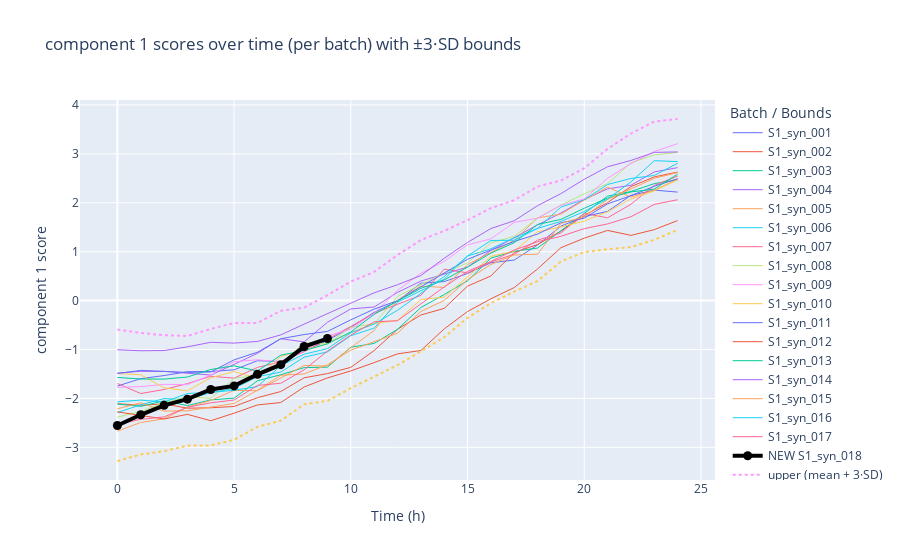
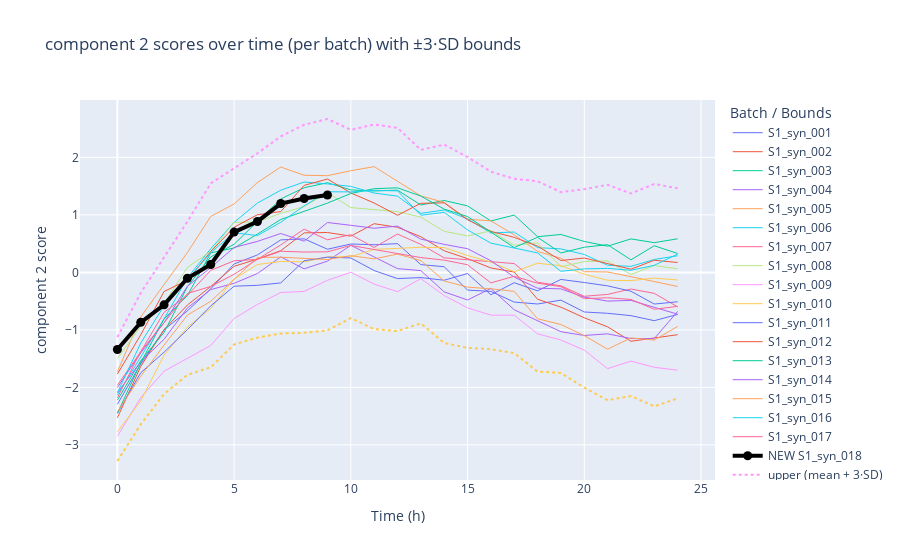

Source (notebook cell) for these figures, in order:
### Code cell
#df_new = pd.read_excel("new_batch_incomplete_deviation.xlsx")  # whatever new source
df_new = pd.read_excel("new_batch_incomplete.xlsx")  # whatever new source

pls_scores_df_new, X_T_new = transform_new_batches_to_scores(df_new, bem_model)

# Training + new batches
plot_component_with_bounds(
    bem_model["X_T_train"],
    bem_model["summary_df"],
    components=2,
    X_T_new=X_T_new
)

### Figure 1 — Plotly figure (JSON) as saved in the notebook; plotly's stock layout.template omitted (floating-point values rounded to 4 significant figures)
{"data": [{"hovertemplate": "time: %{x}<br>score: %{y}<extra>S1_syn_001</extra>", "line": {"width": 1}, "mode": "lines", "name": "S1_syn_001", "type": "scatter", "x": [0, 1, 2, 3, 4, 5, 6, 7, 8, 9, 10, 11, 12, 13, 14, 15, 16, 17, 18, 19, 20, 21, 22, 23, 24], "y": [-1.748, -1.596, -1.533, -1.454, -1.45, -1.415, -1.229, -1.245, -1.036, -0.8165, -0.5453, -0.2404, -0.009423, 0.3554, 0.3884, 0.5533, 0.7737, 0.8292, 1.137, 1.523, 1.716, 1.825, 2.151, 2.259, 2.218]}, {"hovertemplate": "time: %{x}<br>score: %{y}<extra>S1_syn_002</extra>", "line": {"width": 1}, "mode": "lines", "name": "S1_syn_002", "type": "scatter", "x": [0, 1, 2, 3, 4, 5, 6, 7, 8, 9, 10, 11, 12, 13, 14, 15, 16, 17, 18, 19, 20, 21, 22, 23, 24], "y": [-2.109, -2.139, -2.112, -2.2, -2.192, -2.165, -1.986, -1.859, -1.578, -1.492, -1.365, -1.021, -0.5872, -0.295, -0.1591, 0.2953, 0.504, 0.9846, 1.147, 1.42, 1.74, 2.003, 2.331, 2.529, 2.628]}, {"hovertemplate": "time: %{x}<br>score: %{y}<extra>S1_syn_003</extra>", "line": {"width": 1}, "mode": "lines", "name": "S1_syn_003", "type": "scatter", "x": [0, 1, 2, 3, 4, 5, 6, 7, 8, 9, 10, 11, 12, 13, 14, 15, 16, 17, 18, 19, 20, 21, 22, 23, 24], "y": [-2.116, -2.163, -2.049, -2.147, -2.031, -1.994, -1.639, -1.516, -1.371, -1.36, -0.9535, -0.8753, -0.5875, -0.1419, 0.1233, 0.4038, 0.868, 1.008, 1.074, 1.424, 1.781, 2.136, 2.231, 2.392, 2.47]}, {"hovertemplate": "time: %{x}<br>score: %{y}<extra>S1_syn_004</extra>", "line": {"width": 1}, "mode": "lines", "name": "S1_syn_004", "type": "scatter", "x": [0, 1, 2, 3, 4, 5, 6, 7, 8, 9, 10, 11, 12, 13, 14, 15, 16, 17, 18, 19, 20, 21, 22, 23, 24], "y": [-1.483, -1.447, -1.447, -1.491, -1.523, -1.304, -1.078, -0.7788, -0.8447, -0.4425, -0.1702, -0.1306, 0.1673, 0.3983, 0.5434, 0.6861, 1.025, 1.295, 1.548, 1.791, 2.067, 2.285, 2.359, 2.631, 2.719]}, {"hovertemplate": "time: %{x}<br>score: %{y}<extra>S1_syn_005</extra>", "line": {"width": 1}, "mode": "lines", "name": "S1_syn_005", "type": "scatter", "x": [0, 1, 2, 3, 4, 5, 6, 7, 8, 9, 10, 11, 12, 13, 14, 15, 16, 17, 18, 19, 20, 21, 22, 23, 24], "y": [-2.67, -2.492, -2.419, -2.177, -2.041, -1.836, -1.841, -1.589, -1.327, -1.338, -0.9618, -0.6116, 0.009704, 0.2972, 0.2686, 0.7353, 0.9838, 1.232, 1.691, 1.767, 2.055, 2.319, 2.117, 2.258, 2.483]}, {"hovertemplate": "time: %{x}<br>score: %{y}<extra>S1_syn_006</extra>", "line": {"width": 1}, "mode": "lines", "name": "S1_syn_006", "type": "scatter", "x": [0, 1, 2, 3, 4, 5, 6, 7, 8, 9, 10, 11, 12, 13, 14, 15, 16, 17, 18, 19, 20, 21, 22, 23, 24], "y": [-2.289, -2.131, -2.003, -2.025, -1.881, -1.796, -1.556, -1.462, -1.157, -1.048, -0.7175, -0.562, -0.03381, 0.2072, 0.4371, 0.9109, 1.059, 1.284, 1.475, 1.913, 2.063, 2.374, 2.497, 2.559, 2.808]}, {"hovertemplate": "time: %{x}<br>score: %{y}<extra>S1_syn_007</extra>", "line": {"width": 1}, "mode": "lines", "name": "S1_syn_007", "type": "scatter", "x": [0, 1, 2, 3, 4, 5, 6, 7, 8, 9, 10, 11, 12, 13, 14, 15, 16, 17, 18, 19, 20, 21, 22, 23, 24], "y": [-1.695, -1.9, -1.818, -1.697, -1.547, -1.586, -1.367, -1.25, -1.046, -0.7939, -0.5287, -0.2587, -0.07951, 0.1078, 0.642, 0.567, 0.7897, 0.9497, 1.235, 1.383, 1.782, 1.693, 1.97, 2.354, 2.547]}, {"hovertemplate": "time: %{x}<br>score: %{y}<extra>S1_syn_008</extra>", "line": {"width": 1}, "mode": "lines", "name": "S1_syn_008", "type": "scatter", "x": [0, 1, 2, 3, 4, 5, 6, 7, 8, 9, 10, 11, 12, 13, 14, 15, 16, 17, 18, 19, 20, 21, 22, 23, 24], "y": [-2.383, -2.268, -2.091, -1.963, -2.001, -1.59, -1.528, -1.311, -0.8608, -0.8861, -0.5464, -0.476, 0.08459, 0.3336, 0.5675, 0.7711, 1.179, 1.314, 1.687, 1.954, 2.182, 2.393, 2.818, 2.98, 3.028]}, {"hovertemplate": "time: %{x}<br>score: %{y}<extra>S1_syn_009</extra>", "line": {"width": 1}, "mode": "lines", "name": "S1_syn_009", "type": "scatter", "x": [0, 1, 2, 3, 4, 5, 6, 7, 8, 9, 10, 11, 12, 13, 14, 15, 16, 17, 18, 19, 20, 21, 22, 23, 24], "y": [-1.774, -1.759, -1.713, -1.718, -1.52, -1.249, -1.21, -1.248, -1.032, -0.721, -0.5845, -0.2592, 0.2081, 0.5589, 0.8034, 1.139, 1.263, 1.599, 1.685, 1.946, 2.081, 2.501, 2.803, 3.046, 3.209]}, {"hovertemplate": "time: %{x}<br>score: %{y}<extra>S1_syn_010</extra>", "line": {"width": 1}, "mode": "lines", "name": "S1_syn_010", "type": "scatter", "x": [0, 1, 2, 3, 4, 5, 6, 7, 8, 9, 10, 11, 12, 13, 14, 15, 16, 17, 18, 19, 20, 21, 22, 23, 24], "y": [-1.491, -1.515, -1.785, -1.844, -1.578, -1.45, -1.589, -1.14, -1.014, -0.8783, -0.6505, -0.4692, -0.4059, 0.0208, 0.07116, 0.4948, 0.9034, 1.014, 1.406, 1.507, 1.626, 1.817, 2.078, 2.243, 2.468]}, {"hovertemplate": "time: %{x}<br>score: %{y}<extra>S1_syn_011</extra>", "line": {"width": 1}, "mode": "lines", "name": "S1_syn_011", "type": "scatter", "x": [0, 1, 2, 3, 4, 5, 6, 7, 8, 9, 10, 11, 12, 13, 14, 15, 16, 17, 18, 19, 20, 21, 22, 23, 24], "y": [-1.491, -1.427, -1.448, -1.468, -1.459, -1.212, -1.056, -0.7801, -0.6941, -0.63, -0.3933, -0.1737, -0.001735, 0.2758, 0.5641, 0.845, 1.033, 1.209, 1.36, 1.592, 1.684, 1.977, 2.145, 2.338, 2.493]}, {"hovertemplate": "time: %{x}<br>score: %{y}<extra>S1_syn_012</extra>", "line": {"width": 1}, "mode": "lines", "name": "S1_syn_012", "type": "scatter", "x": [0, 1, 2, 3, 4, 5, 6, 7, 8, 9, 10, 11, 12, 13, 14, 15, 16, 17, 18, 19, 20, 21, 22, 23, 24], "y": [-2.275, -2.352, -2.421, -2.326, -2.456, -2.302, -2.133, -2.084, -1.767, -1.581, -1.437, -1.268, -1.089, -1.021, -0.5793, -0.2236, 0.03653, 0.2667, 0.6474, 1.081, 1.277, 1.435, 1.333, 1.451, 1.636]}, {"hovertemplate": "time: %{x}<br>score: %{y}<extra>S1_syn_013</extra>", "line": {"width": 1}, "mode": "lines", "name": "S1_syn_013", "type": "scatter", "x": [0, 1, 2, 3, 4, 5, 6, 7, 8, 9, 10, 11, 12, 13, 14, 15, 16, 17, 18, 19, 20, 21, 22, 23, 24], "y": [-1.571, -1.603, -1.606, -1.562, -1.408, -1.333, -1.441, -1.116, -1.024, -0.8837, -0.6417, -0.282, -0.009173, 0.2498, 0.4215, 0.6845, 0.9701, 1.184, 1.557, 1.66, 1.888, 2.096, 2.222, 2.28, 2.586]}, {"hovertemplate": "time: %{x}<br>score: %{y}<extra>S1_syn_014</extra>", "line": {"width": 1}, "mode": "lines", "name": "S1_syn_014", "type": "scatter", "x": [0, 1, 2, 3, 4, 5, 6, 7, 8, 9, 10, 11, 12, 13, 14, 15, 16, 17, 18, 19, 20, 21, 22, 23, 24], "y": [-1.004, -1.025, -1.022, -0.9456, -0.853, -0.8693, -0.8352, -0.7018, -0.4814, -0.2746, -0.05324, 0.1585, 0.3251, 0.5111, 0.8654, 1.189, 1.473, 1.633, 1.941, 2.187, 2.481, 2.736, 2.866, 3.03, 3.039]}, {"hovertemplate": "time: %{x}<br>score: %{y}<extra>S1_syn_015</extra>", "line": {"width": 1}, "mode": "lines", "name": "S1_syn_015", "type": "scatter", "x": [0, 1, 2, 3, 4, 5, 6, 7, 8, 9, 10, 11, 12, 13, 14, 15, 16, 17, 18, 19, 20, 21, 22, 23, 24], "y": [-2.212, -2.09, -2.259, -2.255, -2.178, -2.104, -1.832, -1.529, -1.499, -1.313, -1.012, -0.8366, -0.6671, -0.2218, 0.002671, 0.4278, 0.7397, 0.934, 0.9486, 1.578, 1.715, 2.068, 2.28, 2.5, 2.619]}, {"hovertemplate": "time: %{x}<br>score: %{y}<extra>S1_syn_016</extra>", "line": {"width": 1}, "mode": "lines", "name": "S1_syn_016", "type": "scatter", "x": [0, 1, 2, 3, 4, 5, 6, 7, 8, 9, 10, 11, 12, 13, 14, 15, 16, 17, 18, 19, 20, 21, 22, 23, 24], "y": [-2.07, -2.034, -2.073, -1.9, -1.877, -1.834, -1.758, -1.33, -1.096, -0.9812, -0.6586, -0.4788, -0.1977, 0.1434, 0.4931, 0.9125, 1.229, 1.234, 1.478, 1.618, 1.822, 2.08, 2.426, 2.861, 2.842]}, {"hovertemplate": "time: %{x}<br>score: %{y}<extra>S1_syn_017</extra>", "line": {"width": 1}, "mode": "lines", "name": "S1_syn_017", "type": "scatter", "x": [0, 1, 2, 3, 4, 5, 6, 7, 8, 9, 10, 11, 12, 13, 14, 15, 16, 17, 18, 19, 20, 21, 22, 23, 24], "y": [-2.531, -2.427, -2.378, -2.181, -2.091, -2.033, -1.735, -1.69, -1.416, -1.03, -0.7051, -0.4342, -0.412, -0.06908, 0.2784, 0.5982, 0.7977, 1.035, 1.203, 1.315, 1.471, 1.568, 1.714, 1.966, 2.062]}, {"hovertemplate": "time: %{x}<br>score: %{y}<extra>NEW S1_syn_018</extra>", "line": {"color": "black", "width": 4}, "marker": {"size": 9, "symbol": "circle"}, "mode": "lines+markers", "name": "NEW S1_syn_018", "type": "scatter", "x": [0, 1, 2, 3, 4, 5, 6, 7, 8, 9, 10, 11, 12, 13, 14, 15, 16, 17, 18, 19, 20, 21, 22, 23, 24], "y": [-2.555, -2.335, -2.142, -2.015, -1.817, -1.744, -1.508, -1.31, -0.9397, -0.7755, NaN, NaN, NaN, NaN, NaN, NaN, NaN, NaN, NaN, NaN, NaN, NaN, NaN, NaN, NaN]}, {"hovertemplate": "time: %{x}<br>upper: %{y}<extra></extra>", "line": {"dash": "dot"}, "mode": "lines", "name": "upper (mean + 3·SD)", "type": "scatter", "x": [0, 1, 2, 3, 4, 5, 6, 7, 8, 9, 10, 11, 12, 13, 14, 15, 16, 17, 18, 19, 20, 21, 22, 23, 24], "y": [-0.5922, -0.6614, -0.7071, -0.7227, -0.5797, -0.4571, -0.4558, -0.2084, -0.1434, 0.1122, 0.3873, 0.5879, 0.9322, 1.239, 1.425, 1.644, 1.891, 2.052, 2.331, 2.455, 2.706, 3.103, 3.415, 3.661, 3.713]}, {"hovertemplate": "time: %{x}<br>lower: %{y}<extra></extra>", "line": {"dash": "dot"}, "mode": "lines", "name": "lower (mean - 3·SD)", "type": "scatter", "x": [0, 1, 2, 3, 4, 5, 6, 7, 8, 9, 10, 11, 12, 13, 14, 15, 16, 17, 18, 19, 20, 21, 22, 23, 24], "y": [-3.28, -3.147, -3.078, -2.966, -2.96, -2.845, -2.581, -2.454, -2.121, -2.05, -1.79, -1.555, -1.319, -1.038, -0.7505, -0.3516, -0.05236, 0.1839, 0.4007, 0.7989, 0.992, 1.05, 1.095, 1.242, 1.446]}], "layout": {"legend": {"title": {"text": "Batch / Bounds"}}, "title": {"text": "component 1 scores over time (per batch) with ±3·SD bounds"}, "xaxis": {"title": {"text": "Time (h)"}}, "yaxis": {"title": {"text": "component 1 score"}}}}

### Figure 2 — Plotly figure (JSON) as saved in the notebook; plotly's stock layout.template omitted (floating-point values rounded to 4 significant figures)
{"data": [{"hovertemplate": "time: %{x}<br>score: %{y}<extra>S1_syn_001</extra>", "line": {"width": 1}, "mode": "lines", "name": "S1_syn_001", "type": "scatter", "x": [0, 1, 2, 3, 4, 5, 6, 7, 8, 9, 10, 11, 12, 13, 14, 15, 16, 17, 18, 19, 20, 21, 22, 23, 24], "y": [-2.294, -1.593, -0.999, -0.6697, -0.2852, 0.1463, 0.3038, 0.5654, 0.584, 0.4026, 0.494, 0.4805, 0.4999, 0.1351, 0.09878, -0.3083, -0.3305, -0.5167, -0.5496, -0.4827, -0.6884, -0.7118, -0.7522, -0.8399, -0.7315]}, {"hovertemplate": "time: %{x}<br>score: %{y}<extra>S1_syn_002</extra>", "line": {"width": 1}, "mode": "lines", "name": "S1_syn_002", "type": "scatter", "x": [0, 1, 2, 3, 4, 5, 6, 7, 8, 9, 10, 11, 12, 13, 14, 15, 16, 17, 18, 19, 20, 21, 22, 23, 24], "y": [-2.53, -1.636, -0.9934, -0.5673, -0.2453, 0.1053, 0.2318, 0.3778, 0.6874, 0.6936, 0.6305, 0.847, 0.784, 0.621, 0.3753, 0.2393, 0.07675, 0.006529, -0.4668, -0.6049, -0.7895, -0.9471, -1.198, -1.147, -1.084]}, {"hovertemplate": "time: %{x}<br>score: %{y}<extra>S1_syn_003</extra>", "line": {"width": 1}, "mode": "lines", "name": "S1_syn_003", "type": "scatter", "x": [0, 1, 2, 3, 4, 5, 6, 7, 8, 9, 10, 11, 12, 13, 14, 15, 16, 17, 18, 19, 20, 21, 22, 23, 24], "y": [-2.223, -1.538, -1.046, -0.2483, 0.2698, 0.4892, 0.885, 1.278, 1.473, 1.56, 1.435, 1.416, 1.431, 1.173, 1.25, 1.157, 0.8943, 0.9974, 0.621, 0.6594, 0.538, 0.456, 0.5824, 0.5172, 0.5842]}, {"hovertemplate": "time: %{x}<br>score: %{y}<extra>S1_syn_004</extra>", "line": {"width": 1}, "mode": "lines", "name": "S1_syn_004", "type": "scatter", "x": [0, 1, 2, 3, 4, 5, 6, 7, 8, 9, 10, 11, 12, 13, 14, 15, 16, 17, 18, 19, 20, 21, 22, 23, 24], "y": [-2.093, -1.555, -1.163, -0.6189, -0.2991, -0.1902, -0.01926, 0.2699, 0.06229, 0.1963, 0.4713, 0.2657, 0.06524, 0.03082, -0.3392, -0.4804, -0.2792, -0.6501, -0.8418, -1.032, -1.097, -1.069, -1.151, -1.152, -0.6789]}, {"hovertemplate": "time: %{x}<br>score: %{y}<extra>S1_syn_005</extra>", "line": {"width": 1}, "mode": "lines", "name": "S1_syn_005", "type": "scatter", "x": [0, 1, 2, 3, 4, 5, 6, 7, 8, 9, 10, 11, 12, 13, 14, 15, 16, 17, 18, 19, 20, 21, 22, 23, 24], "y": [-1.734, -0.7743, -0.2121, 0.3456, 0.9736, 1.189, 1.564, 1.833, 1.689, 1.683, 1.768, 1.84, 1.585, 1.331, 1.217, 0.9254, 0.8965, 0.6534, 0.3648, 0.2453, 0.01228, 0.006833, -0.07462, -0.1663, -0.2448]}, {"hovertemplate": "time: %{x}<br>score: %{y}<extra>S1_syn_006</extra>", "line": {"width": 1}, "mode": "lines", "name": "S1_syn_006", "type": "scatter", "x": [0, 1, 2, 3, 4, 5, 6, 7, 8, 9, 10, 11, 12, 13, 14, 15, 16, 17, 18, 19, 20, 21, 22, 23, 24], "y": [-2.133, -1.471, -0.8087, -0.095, 0.4121, 0.8702, 1.206, 1.429, 1.572, 1.539, 1.496, 1.38, 1.326, 1.027, 1.086, 0.9316, 0.6858, 0.7021, 0.4309, 0.4087, 0.3121, 0.1239, 0.1048, 0.2245, 0.289]}, {"hovertemplate": "time: %{x}<br>score: %{y}<extra>S1_syn_007</extra>", "line": {"width": 1}, "mode": "lines", "name": "S1_syn_007", "type": "scatter", "x": [0, 1, 2, 3, 4, 5, 6, 7, 8, 9, 10, 11, 12, 13, 14, 15, 16, 17, 18, 19, 20, 21, 22, 23, 24], "y": [-1.963, -1.38, -0.694, -0.3995, 0.03583, 0.2012, 0.2271, 0.4779, 0.752, 0.5674, 0.655, 0.4337, 0.6673, 0.4875, 0.2533, 0.2237, 0.1857, 0.1529, -0.171, -0.2335, -0.4155, -0.3831, -0.2887, -0.3648, -0.5992]}, {"hovertemplate": "time: %{x}<br>score: %{y}<extra>S1_syn_008</extra>", "line": {"width": 1}, "mode": "lines", "name": "S1_syn_008", "type": "scatter", "x": [0, 1, 2, 3, 4, 5, 6, 7, 8, 9, 10, 11, 12, 13, 14, 15, 16, 17, 18, 19, 20, 21, 22, 23, 24], "y": [-1.497, -0.9351, -0.5415, 0.08735, 0.367, 0.8692, 0.8787, 1.026, 1.145, 1.387, 1.127, 1.09, 1.056, 0.9608, 0.7145, 0.6337, 0.7228, 0.473, 0.5152, 0.09885, 0.1877, 0.2002, -0.03666, 0.1191, 0.06138]}, {"hovertemplate": "time: %{x}<br>score: %{y}<extra>S1_syn_009</extra>", "line": {"width": 1}, "mode": "lines", "name": "S1_syn_009", "type": "scatter", "x": [0, 1, 2, 3, 4, 5, 6, 7, 8, 9, 10, 11, 12, 13, 14, 15, 16, 17, 18, 19, 20, 21, 22, 23, 24], "y": [-2.85, -2.179, -1.719, -1.494, -1.271, -0.802, -0.5568, -0.3505, -0.3308, -0.1381, 0.002088, -0.2039, -0.336, -0.1092, -0.4029, -0.6158, -0.7444, -0.7448, -1.068, -1.177, -1.352, -1.674, -1.543, -1.651, -1.701]}, {"hovertemplate": "time: %{x}<br>score: %{y}<extra>S1_syn_010</extra>", "line": {"width": 1}, "mode": "lines", "name": "S1_syn_010", "type": "scatter", "x": [0, 1, 2, 3, 4, 5, 6, 7, 8, 9, 10, 11, 12, 13, 14, 15, 16, 17, 18, 19, 20, 21, 22, 23, 24], "y": [-2.772, -2.235, -1.44, -0.9505, -0.6282, -0.115, 0.1366, 0.1907, 0.1839, 0.2691, 0.2716, 0.4005, 0.4174, 0.4367, 0.4319, 0.2943, 0.1783, 0.0119, 0.1594, 0.1171, -0.03174, -0.1378, -0.1436, -0.09922, -0.1326]}, {"hovertemplate": "time: %{x}<br>score: %{y}<extra>S1_syn_011</extra>", "line": {"width": 1}, "mode": "lines", "name": "S1_syn_011", "type": "scatter", "x": [0, 1, 2, 3, 4, 5, 6, 7, 8, 9, 10, 11, 12, 13, 14, 15, 16, 17, 18, 19, 20, 21, 22, 23, 24], "y": [-2.448, -1.745, -1.389, -0.9953, -0.582, -0.24, -0.225, -0.1826, 0.2021, 0.2645, 0.2508, 0.03173, -0.108, -0.09025, -0.1367, -0.0198, -0.3894, -0.1797, -0.3206, -0.1228, -0.176, -0.2345, -0.3276, -0.5509, -0.511]}, {"hovertemplate": "time: %{x}<br>score: %{y}<extra>S1_syn_012</extra>", "line": {"width": 1}, "mode": "lines", "name": "S1_syn_012", "type": "scatter", "x": [0, 1, 2, 3, 4, 5, 6, 7, 8, 9, 10, 11, 12, 13, 14, 15, 16, 17, 18, 19, 20, 21, 22, 23, 24], "y": [-1.769, -1.086, -0.3321, -0.1355, 0.3636, 0.7848, 1.003, 1.057, 1.513, 1.624, 1.382, 1.207, 0.9933, 1.202, 1.21, 0.9151, 0.7134, 0.6092, 0.4576, 0.2065, 0.2499, 0.152, 0.05539, 0.2104, 0.1722]}, {"hovertemplate": "time: %{x}<br>score: %{y}<extra>S1_syn_013</extra>", "line": {"width": 1}, "mode": "lines", "name": "S1_syn_013", "type": "scatter", "x": [0, 1, 2, 3, 4, 5, 6, 7, 8, 9, 10, 11, 12, 13, 14, 15, 16, 17, 18, 19, 20, 21, 22, 23, 24], "y": [-2.453, -1.574, -0.8088, -0.4029, 0.3397, 0.424, 0.6659, 0.9203, 1.062, 1.205, 1.372, 1.456, 1.471, 1.328, 1.1, 0.9712, 0.7018, 0.4312, 0.6112, 0.3379, 0.438, 0.4819, 0.2183, 0.4634, 0.329]}, {"hovertemplate": "time: %{x}<br>score: %{y}<extra>S1_syn_014</extra>", "line": {"width": 1}, "mode": "lines", "name": "S1_syn_014", "type": "scatter", "x": [0, 1, 2, 3, 4, 5, 6, 7, 8, 9, 10, 11, 12, 13, 14, 15, 16, 17, 18, 19, 20, 21, 22, 23, 24], "y": [-2.003, -1.401, -0.8754, -0.2419, 0.08395, 0.4333, 0.539, 0.676, 0.5432, 0.8677, 0.8189, 0.7682, 0.8049, 0.5788, 0.487, 0.412, 0.2023, -0.08262, -0.2755, -0.2867, -0.4305, -0.4997, -0.487, -0.6134, -0.7275]}, {"hovertemplate": "time: %{x}<br>score: %{y}<extra>S1_syn_015</extra>", "line": {"width": 1}, "mode": "lines", "name": "S1_syn_015", "type": "scatter", "x": [0, 1, 2, 3, 4, 5, 6, 7, 8, 9, 10, 11, 12, 13, 14, 15, 16, 17, 18, 19, 20, 21, 22, 23, 24], "y": [-2.424, -1.807, -1.264, -0.7428, -0.5029, -0.1193, 0.2596, 0.2641, 0.2491, 0.2232, 0.2907, 0.235, 0.3184, 0.2055, -0.1494, -0.2561, -0.2852, -0.3297, -0.8068, -0.9061, -1.1, -1.336, -1.14, -1.177, -0.9401]}, {"hovertemplate": "time: %{x}<br>score: %{y}<extra>S1_syn_016</extra>", "line": {"width": 1}, "mode": "lines", "name": "S1_syn_016", "type": "scatter", "x": [0, 1, 2, 3, 4, 5, 6, 7, 8, 9, 10, 11, 12, 13, 14, 15, 16, 17, 18, 19, 20, 21, 22, 23, 24], "y": [-2.092, -1.23, -0.5797, -0.1313, 0.3435, 0.6891, 0.6402, 0.8721, 1.157, 1.403, 1.4, 1.428, 1.418, 0.9945, 1.044, 0.7392, 0.5087, 0.4249, 0.3386, 0.0193, 0.06012, 0.07006, 0.03681, 0.1236, 0.3185]}, {"hovertemplate": "time: %{x}<br>score: %{y}<extra>S1_syn_017</extra>", "line": {"width": 1}, "mode": "lines", "name": "S1_syn_017", "type": "scatter", "x": [0, 1, 2, 3, 4, 5, 6, 7, 8, 9, 10, 11, 12, 13, 14, 15, 16, 17, 18, 19, 20, 21, 22, 23, 24], "y": [-2.181, -1.373, -0.8767, -0.3677, -0.2442, -0.03317, 0.2274, 0.3683, 0.3536, 0.3579, 0.4687, 0.3963, 0.3248, 0.2577, 0.2132, 0.1334, -0.1827, -0.06719, -0.1883, -0.2481, -0.4569, -0.4416, -0.4707, -0.6417, -0.5911]}, {"hovertemplate": "time: %{x}<br>score: %{y}<extra>NEW S1_syn_018</extra>", "line": {"color": "black", "width": 4}, "marker": {"size": 9, "symbol": "circle"}, "mode": "lines+markers", "name": "NEW S1_syn_018", "type": "scatter", "x": [0, 1, 2, 3, 4, 5, 6, 7, 8, 9, 10, 11, 12, 13, 14, 15, 16, 17, 18, 19, 20, 21, 22, 23, 24], "y": [-1.341, -0.8695, -0.5646, -0.102, 0.1377, 0.701, 0.8861, 1.198, 1.284, 1.346, NaN, NaN, NaN, NaN, NaN, NaN, NaN, NaN, NaN, NaN, NaN, NaN, NaN, NaN, NaN]}, {"hovertemplate": "time: %{x}<br>upper: %{y}<extra></extra>", "line": {"dash": "dot"}, "mode": "lines", "name": "upper (mean + 3·SD)", "type": "scatter", "x": [0, 1, 2, 3, 4, 5, 6, 7, 8, 9, 10, 11, 12, 13, 14, 15, 16, 17, 18, 19, 20, 21, 22, 23, 24], "y": [-1.126, -0.3576, 0.2641, 0.8842, 1.548, 1.807, 2.072, 2.365, 2.569, 2.668, 2.48, 2.573, 2.515, 2.13, 2.223, 2.007, 1.752, 1.627, 1.586, 1.396, 1.447, 1.525, 1.372, 1.537, 1.464]}, {"hovertemplate": "time: %{x}<br>lower: %{y}<extra></extra>", "line": {"dash": "dot"}, "mode": "lines", "name": "lower (mean - 3·SD)", "type": "scatter", "x": [0, 1, 2, 3, 4, 5, 6, 7, 8, 9, 10, 11, 12, 13, 14, 15, 16, 17, 18, 19, 20, 21, 22, 23, 24], "y": [-3.281, -2.644, -2.116, -1.782, -1.651, -1.254, -1.134, -1.062, -1.051, -1.009, -0.7939, -0.988, -1.018, -0.887, -1.229, -1.313, -1.334, -1.405, -1.726, -1.749, -2.005, -2.224, -2.15, -2.331, -2.192]}], "layout": {"legend": {"title": {"text": "Batch / Bounds"}}, "title": {"text": "component 2 scores over time (per batch) with ±3·SD bounds"}, "xaxis": {"title": {"text": "Time (h)"}}, "yaxis": {"title": {"text": "component 2 score"}}}}
